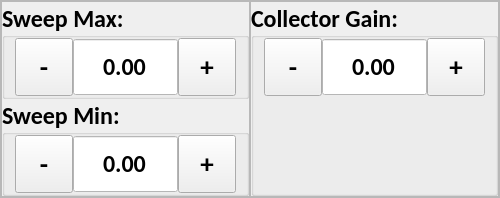
             <widget class="QFrame" name="frame_31">
              <property name="frameShape">
               <enum>QFrame::StyledPanel</enum>
              </property>
              <property name="frameShadow">
               <enum>QFrame::Raised</enum>
              </property>
              <layout class="QHBoxLayout" name="horizontalLayout_45">
               <property name="spacing">
                <number>0</number>
               </property>
               <property name="leftMargin">
                <number>0</number>
               </property>
               <property name="topMargin">
                <number>0</number>
               </property>
               <property name="rightMargin">
                <number>0</number>
               </property>
               <property name="bottomMargin">
                <number>0</number>
               </property>
               <item>
                <widget class="QFrame" name="frame_32">
                 <property name="frameShape">
                  <enum>QFrame::StyledPanel</enum>
                 </property>
                 <property name="frameShadow">
                  <enum>QFrame::Raised</enum>
                 </property>
                 <layout class="QVBoxLayout" name="verticalLayout_29">
                  <property name="spacing">
                   <number>0</number>
                  </property>
                  <property name="leftMargin">
                   <number>0</number>
                  </property>
                  <property name="topMargin">
                   <number>0</number>
                  </property>
                  <property name="rightMargin">
                   <number>0</number>
                  </property>
                  <property name="bottomMargin">
                   <number>0</number>
                  </property>
                  <item>
                   <widget class="QGroupBox" name="tlp_v_up_collector_gain_gb_2">
                    <property name="font">
                     <font>
                      <family>Calibri</family>
                      <pointsize>18</pointsize>
                      <weight>75</weight>
                      <bold>true</bold>
                     </font>
                    </property>
                    <property name="styleSheet">
                     <string notr="true"/>
                    </property>
                    <property name="title">
                     <string>Sweep Max:</string>
                    </property>
                    <property name="alignment">
                     <set>Qt::AlignLeading|Qt::AlignLeft|Qt::AlignVCenter</set>
                    </property>
                    <layout class="QHBoxLayout" name="horizontalLayout_47">
                     <property name="spacing">
                      <number>0</number>
                     </property>
                     <property name="leftMargin">
                      <number>10</number>
                     </property>
                     <property name="topMargin">
                      <number>0</number>
                     </property>
                     <property name="rightMargin">
                      <number>10</number>
                     </property>
                     <property name="bottomMargin">
                      <number>0</number>
                     </property>
                     <item>
                      <widget class="QToolButton" name="tlp_v_up_collector_gain_minus_2">
                       <property name="minimumSize">
                        <size>
                         <width>58</width>
                         <height>58</height>
                        </size>
                       </property>
                       <property name="maximumSize">
                        <size>
                         <width>58</width>
                         <height>58</height>
                        </size>
                       </property>
                       <property name="font">
                        <font>
                         <pointsize>20</pointsize>
                         <weight>75</weight>
                         <bold>true</bold>
                        </font>
                       </property>
                       <property name="text">
                        <string>-</string>
                       </property>
                      </widget>
                     </item>
                     <item>
                      <widget class="QDoubleSpinBox" name="tlp_v_up_collector_gain_input_2">
                       <property name="minimumSize">
                        <size>
                         <width>0</width>
                         <height>58</height>
                        </size>
                       </property>
                       <property name="maximumSize">
                        <size>
                         <width>1000</width>
                         <height>58</height>
                        </size>
                       </property>
                       <property name="font">
                        <font>
                         <family>Calibri</family>
                         <pointsize>18</pointsize>
                        </font>
                       </property>
                       <property name="focusPolicy">
                        <enum>Qt::NoFocus</enum>
                       </property>
                       <property name="layoutDirection">
                        <enum>Qt::LeftToRight</enum>
                       </property>
                       <property name="styleSheet">
                        <string notr="true">QDoubleSpinBox {
	background-color: #FFFFFF;
}</string>
                       </property>
                       <property name="alignment">
                        <set>Qt::AlignCenter</set>
                       </property>
                       <property name="readOnly">
                        <bool>true</bool>
                       </property>
                       <property name="buttonSymbols">
                        <enum>QAbstractSpinBox::NoButtons</enum>
                       </property>
                       <property name="correctionMode">
                        <enum>QAbstractSpinBox::CorrectToPreviousValue</enum>
                       </property>
                       <property name="showGroupSeparator" stdset="0">
                        <bool>false</bool>
                       </property>
                       <property name="decimals">
                        <number>2</number>
                       </property>
                       <property name="maximum">
                        <double>10000.000000000000000</double>
                       </property>
                      </widget>
                     </item>
                     <item>
                      <widget class="QToolButton" name="tlp_v_up_collector_gain_plus_2">
                       <property name="minimumSize">
                        <size>
                         <width>58</width>
                         <height>58</height>
                        </size>
                       </property>
                       <property name="maximumSize">
                        <size>
                         <width>16777215</width>
                         <height>58</height>
                        </size>
                       </property>
                       <property name="font">
                        <font>
                         <pointsize>20</pointsize>
                         <weight>75</weight>
                         <bold>true</bold>
                        </font>
                       </property>
                       <property name="focusPolicy">
                        <enum>Qt::NoFocus</enum>
                       </property>
                       <property name="text">
                        <string>+</string>
                       </property>
                      </widget>
                     </item>
                    </layout>
                   </widget>
                  </item>
                  <item>
                   <widget class="QGroupBox" name="tlp_v_up_amp_bias_gb_2">
                    <property name="font">
                     <font>
                      <family>Calibri</family>
                      <pointsize>18</pointsize>
                      <weight>75</weight>
                      <bold>true</bold>
                     </font>
                    </property>
                    <property name="title">
                     <string>Sweep Min:</string>
                    </property>
                    <property name="alignment">
                     <set>Qt::AlignLeading|Qt::AlignLeft|Qt::AlignVCenter</set>
                    </property>
                    <layout class="QHBoxLayout" name="horizontalLayout_48">
                     <property name="spacing">
                      <number>0</number>
                     </property>
                     <property name="leftMargin">
                      <number>10</number>
                     </property>
                     <property name="topMargin">
                      <number>0</number>
                     </property>
                     <property name="rightMargin">
                      <number>10</number>
                     </property>
                     <property name="bottomMargin">
                      <number>0</number>
                     </property>
                     <item>
                      <widget class="QToolButton" name="tlp_v_up_amp_bias_minus_2">
                       <property name="minimumSize">
                        <size>
                         <width>58</width>
                         <height>58</height>
                        </size>
                       </property>
                       <property name="maximumSize">
                        <size>
                         <width>58</width>
                         <height>58</height>
                        </size>
                       </property>
                       <property name="font">
                        <font>
                         <pointsize>20</pointsize>
                         <weight>75</weight>
                         <bold>true</bold>
                        </font>
                       </property>
                       <property name="text">
                        <string>-</string>
                       </property>
                      </widget>
                     </item>
                     <item>
                      <widget class="QDoubleSpinBox" name="tlp_v_up_amp_bias_input_2">
                       <property name="minimumSize">
                        <size>
                         <width>0</width>
                         <height>58</height>
                        </size>
                       </property>
                       <property name="maximumSize">
                        <size>
                         <width>1000</width>
                         <height>58</height>
                        </size>
                       </property>
                       <property name="font">
                        <font>
                         <family>Calibri</family>
                         <pointsize>18</pointsize>
                        </font>
                       </property>
                       <property name="styleSheet">
                        <string notr="true">QDoubleSpinBox {
	background-color: #FFFFFF;
}</string>
                       </property>
                       <property name="alignment">
                        <set>Qt::AlignCenter</set>
                       </property>
                       <property name="readOnly">
                        <bool>true</bool>
                       </property>
                       <property name="buttonSymbols">
                        <enum>QAbstractSpinBox::NoButtons</enum>
                       </property>
                       <property name="correctionMode">
                        <enum>QAbstractSpinBox::CorrectToPreviousValue</enum>
                       </property>
                       <property name="showGroupSeparator" stdset="0">
                        <bool>false</bool>
                       </property>
                       <property name="decimals">
                        <number>2</number>
                       </property>
                       <property name="maximum">
                        <double>10000.000000000000000</double>
                       </property>
                      </widget>
                     </item>
                     <item>
                      <widget class="QToolButton" name="tlp_v_up_amp_bias_plus_2">
                       <property name="minimumSize">
                        <size>
                         <width>58</width>
                         <height>58</height>
                        </size>
                       </property>
                       <property name="maximumSize">
                        <size>
                         <width>16777215</width>
                         <height>58</height>
                        </size>
                       </property>
                       <property name="font">
                        <font>
                         <pointsize>20</pointsize>
                         <weight>75</weight>
                         <bold>true</bold>
                        </font>
                       </property>
                       <property name="focusPolicy">
                        <enum>Qt::NoFocus</enum>
                       </property>
                       <property name="text">
                        <string>+</string>
                       </property>
                      </widget>
                     </item>
                    </layout>
                   </widget>
                  </item>
                 </layout>
                </widget>
               </item>
               <item>
                <widget class="QFrame" name="frame_33">
                 <property name="frameShape">
                  <enum>QFrame::StyledPanel</enum>
                 </property>
                 <property name="frameShadow">
                  <enum>QFrame::Raised</enum>
                 </property>
                 <layout class="QVBoxLayout" name="verticalLayout_30">
                  <property name="spacing">
                   <number>0</number>
                  </property>
                  <property name="leftMargin">
                   <number>0</number>
                  </property>
                  <property name="topMargin">
                   <number>0</number>
                  </property>
                  <property name="rightMargin">
                   <number>0</number>
                  </property>
                  <property name="bottomMargin">
                   <number>0</number>
                  </property>
                  <item>
                   <widget class="QGroupBox" name="tlp_v_float_collect_gain_gb_2">
                    <property name="font">
                     <font>
                      <family>Calibri</family>
                      <pointsize>18</pointsize>
                      <weight>75</weight>
                      <bold>true</bold>
                     </font>
                    </property>
                    <property name="styleSheet">
                     <string notr="true"/>
                    </property>
                    <property name="title">
                     <string>Collector Gain:</string>
                    </property>
                    <property name="alignment">
                     <set>Qt::AlignLeading|Qt::AlignLeft|Qt::AlignVCenter</set>
                    </property>
                    <layout class="QHBoxLayout" name="horizontalLayout_49">
                     <property name="spacing">
                      <number>0</number>
                     </property>
                     <property name="leftMargin">
                      <number>10</number>
                     </property>
                     <property name="topMargin">
                      <number>0</number>
                     </property>
                     <property name="rightMargin">
                      <number>10</number>
                     </property>
                     <property name="bottomMargin">
                      <number>0</number>
                     </property>
                     <item alignment="Qt::AlignTop">
                      <widget class="QToolButton" name="tlp_v_float_collect_gain_minus_2">
                       <property name="minimumSize">
                        <size>
                         <width>58</width>
                         <height>58</height>
                        </size>
                       </property>
                       <property name="maximumSize">
                        <size>
                         <width>58</width>
                         <height>58</height>
                        </size>
                       </property>
                       <property name="font">
                        <font>
                         <pointsize>20</pointsize>
                         <weight>75</weight>
                         <bold>true</bold>
                        </font>
                       </property>
                       <property name="text">
                        <string>-</string>
                       </property>
                      </widget>
                     </item>
                     <item alignment="Qt::AlignTop">
                      <widget class="QDoubleSpinBox" name="tlp_v_float_collect_gain_input_2">
                       <property name="minimumSize">
                        <size>
                         <width>0</width>
                         <height>58</height>
                        </size>
                       </property>
                       <property name="maximumSize">
                        <size>
                         <width>1000</width>
                         <height>58</height>
                        </size>
                       </property>
                       <property name="font">
                        <font>
                         <family>Calibri</family>
                         <pointsize>18</pointsize>
                        </font>
                       </property>
                       <property name="focusPolicy">
                        <enum>Qt::NoFocus</enum>
                       </property>
                       <property name="layoutDirection">
                        <enum>Qt::LeftToRight</enum>
                       </property>
                       <property name="styleSheet">
                        <string notr="true">QDoubleSpinBox {
	background-color: #FFFFFF;
}</string>
                       </property>
                       <property name="alignment">
                        <set>Qt::AlignCenter</set>
                       </property>
                       <property name="readOnly">
                        <bool>true</bool>
                       </property>
                       <property name="buttonSymbols">
                        <enum>QAbstractSpinBox::NoButtons</enum>
                       </property>
                       <property name="correctionMode">
                        <enum>QAbstractSpinBox::CorrectToPreviousValue</enum>
                       </property>
                       <property name="showGroupSeparator" stdset="0">
                        <bool>false</bool>
                       </property>
                       <property name="decimals">
                        <number>2</number>
                       </property>
                       <property name="maximum">
                        <double>10000.000000000000000</double>
                       </property>
                      </widget>
                     </item>
                     <item alignment="Qt::AlignTop">
                      <widget class="QToolButton" name="tlp_v_float_collect_gain_plus_2">
                       <property name="minimumSize">
                        <size>
                         <width>58</width>
                         <height>58</height>
                        </size>
                       </property>
                       <property name="maximumSize">
                        <size>
                         <width>16777215</width>
                         <height>58</height>
                        </size>
                       </property>
                       <property name="font">
                        <font>
                         <pointsize>20</pointsize>
                         <weight>75</weight>
                         <bold>true</bold>
                        </font>
                       </property>
                       <property name="focusPolicy">
                        <enum>Qt::NoFocus</enum>
                       </property>
                       <property name="text">
                        <string>+</string>
                       </property>
                      </widget>
                     </item>
                    </layout>
                   </widget>
                  </item>
                 </layout>
                </widget>
               </item>
              </layout>
             </widget>
